Frame 1 (no input): blank canvas, image omitted
Frame 60 (no input): blank canvas, image omitted
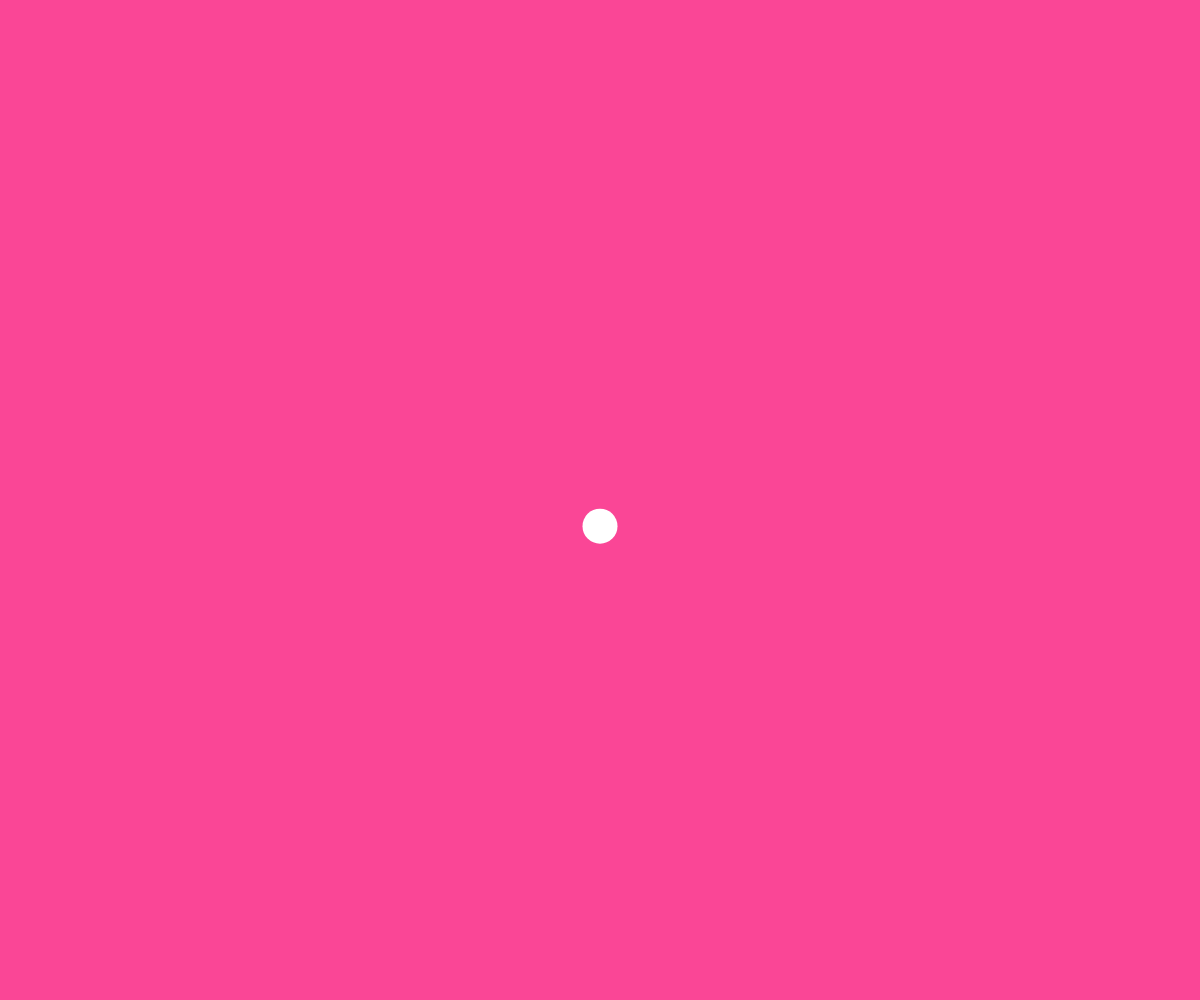
Frame 120 (the mouse pressed at the canvas centre since frame 60)

The p5.js sketch whose frames 1 and 60 were blank and that drew this single picture after the mouse press (run headless with seeded random() and noise() and a simulated clock; from frame 60 on, the mouse is pressed at the canvas centre):

// p5.js sketch
// ── sketch.js
var ball = [];

function setup() {
	createCanvas(windowWidth, windowHeight);
}

function mousePressed() {
  let b = new Ball(mouseX, mouseY);
  ball.push(b);
}


function draw() {
  background(250, 70, 150);

  for (var i = 0; i < ball.length; i++) {
    ball[i].show();
    ball[i].fall();
    ball[i].bouncing();
    //ball[i].edge();
  }
}

// ── Ball.js
class Ball {
  constructor(x, y) {
    this.x = x;
    this.y = y;
    this.r = 35;

    this.gravity = 0.9;
    this.vel = 0;
  }

  show() {
    fill(255);
    noStroke();
    ellipse(this.x, this.y, this.r, this.r);
  }

  fall() {
    this.vel += this.gravity;
    this.y += this.vel;
  }

  bouncing() {
    if (this.y >= height - this.r / 2) {
      this.vel *= -1;
      this.y = height - this.r / 2;
      //console.log(this.vel);
    }

    /*if (this.vel <= -0.24) {
      this.vel = 0;
      this.y = height - this.r / 2;
    }*/
  }

  /*edge() {
    if (this.y >= height) {
      this.y = height - this.r;
      this.vel = 0;
    }
  }*/
}
